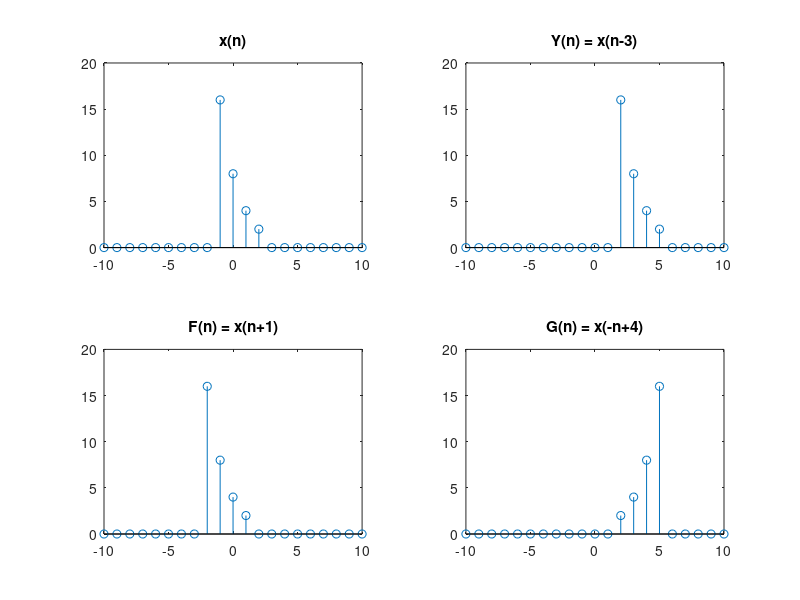

Here is the MATLAB script that generated this plot:
% Define the range of n
n = -10:10;

% Define the unit step function
u = @(n) double(n >= 0);

% Define the signal x(n)
x = @(n) 8*(0.5).^n .* (u(n+1) - u(n-3));

% Define the signals Y(n), F(n), and G(n)
Y = @(n) x(n-3);
F = @(n) x(n+1);
G = @(n) x(-n+4);

% Plot the signals
figure;
subplot(2,2,1);
stem(n, x(n));
title('x(n)');

subplot(2,2,2);
stem(n, Y(n));
title('Y(n) = x(n-3)');

subplot(2,2,3);
stem(n, F(n));
title('F(n) = x(n+1)');

subplot(2,2,4);
stem(n, G(n));
title('G(n) = x(-n+4)');
